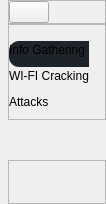
     <widget class="QCustomSlideMenu" name="leftMenuContainer" native="true">
      <property name="maximumSize">
       <size>
        <width>48</width>
        <height>16777215</height>
       </size>
      </property>
      <layout class="QVBoxLayout" name="verticalLayout">
       <property name="spacing">
        <number>0</number>
       </property>
       <property name="leftMargin">
        <number>0</number>
       </property>
       <property name="topMargin">
        <number>0</number>
       </property>
       <property name="rightMargin">
        <number>0</number>
       </property>
       <property name="bottomMargin">
        <number>0</number>
       </property>
       <item>
        <widget class="QWidget" name="leftMenuSubContainer" native="true">
         <layout class="QVBoxLayout" name="verticalLayout_2">
          <property name="spacing">
           <number>0</number>
          </property>
          <property name="leftMargin">
           <number>8</number>
          </property>
          <property name="topMargin">
           <number>0</number>
          </property>
          <property name="rightMargin">
           <number>0</number>
          </property>
          <property name="bottomMargin">
           <number>0</number>
          </property>
          <item alignment="Qt::AlignTop">
           <widget class="QFrame" name="frame">
            <property name="frameShape">
             <enum>QFrame::StyledPanel</enum>
            </property>
            <property name="frameShadow">
             <enum>QFrame::Raised</enum>
            </property>
            <layout class="QHBoxLayout" name="horizontalLayout_2">
             <property name="spacing">
              <number>0</number>
             </property>
             <property name="leftMargin">
              <number>0</number>
             </property>
             <property name="topMargin">
              <number>0</number>
             </property>
             <property name="rightMargin">
              <number>0</number>
             </property>
             <property name="bottomMargin">
              <number>0</number>
             </property>
             <item alignment="Qt::AlignLeft">
              <widget class="QPushButton" name="menuBtn">
               <property name="toolTip">
                <string>Menu</string>
               </property>
               <property name="text">
                <string/>
               </property>
               <property name="icon">
                <iconset>
                 <normaloff>Icons/align-left (1).svg</normaloff>Icons/align-left (1).svg</iconset>
               </property>
               <property name="iconSize">
                <size>
                 <width>32</width>
                 <height>32</height>
                </size>
               </property>
              </widget>
             </item>
            </layout>
           </widget>
          </item>
          <item alignment="Qt::AlignTop">
           <widget class="QFrame" name="frame_2">
            <property name="sizePolicy">
             <sizepolicy hsizetype="Preferred" vsizetype="Preferred">
              <horstretch>0</horstretch>
              <verstretch>0</verstretch>
             </sizepolicy>
            </property>
            <property name="frameShape">
             <enum>QFrame::StyledPanel</enum>
            </property>
            <property name="frameShadow">
             <enum>QFrame::Raised</enum>
            </property>
            <layout class="QVBoxLayout" name="verticalLayout_3">
             <property name="spacing">
              <number>0</number>
             </property>
             <property name="leftMargin">
              <number>0</number>
             </property>
             <property name="topMargin">
              <number>16</number>
             </property>
             <property name="rightMargin">
              <number>16</number>
             </property>
             <property name="bottomMargin">
              <number>0</number>
             </property>
             <item>
              <widget class="QPushButton" name="infoGatheringBtn">
               <property name="toolTip">
                <string>Info Gathering</string>
               </property>
               <property name="styleSheet">
                <string notr="true">background-color:#1f232a;
text-align :left;
padding: 2 px 10px;
border-bottom-left-radius: 10px;
border-top-left-radius: 10px;</string>
               </property>
               <property name="text">
                <string>Info Gathering</string>
               </property>
               <property name="icon">
                <iconset>
                 <normaloff>Icons/terminal.svg</normaloff>Icons/terminal.svg</iconset>
               </property>
               <property name="iconSize">
                <size>
                 <width>24</width>
                 <height>24</height>
                </size>
               </property>
               <property name="default">
                <bool>false</bool>
               </property>
              </widget>
             </item>
             <item>
              <widget class="QPushButton" name="wifiCrackingBtn">
               <property name="toolTip">
                <string>Wi-Fi Cracking</string>
               </property>
               <property name="styleSheet">
                <string notr="true">
text-align :left;
padding: 2 px 10px;
border-bottom-left-radius: 10px;
border-top-left-radius: 10px;</string>
               </property>
               <property name="text">
                <string>WI-FI Cracking</string>
               </property>
               <property name="icon">
                <iconset>
                 <normaloff>Icons/wifi (1).svg</normaloff>Icons/wifi (1).svg</iconset>
               </property>
               <property name="iconSize">
                <size>
                 <width>24</width>
                 <height>24</height>
                </size>
               </property>
              </widget>
             </item>
             <item>
              <widget class="QPushButton" name="attacksMenu">
               <property name="toolTip">
                <string>Phising Attack</string>
               </property>
               <property name="styleSheet">
                <string notr="true">text-align :left;
padding: 2 px 10px;
border-bottom-left-radius: 10px;
border-top-left-radius: 10px;</string>
               </property>
               <property name="text">
                <string>Attacks</string>
               </property>
               <property name="icon">
                <iconset>
                 <normaloff>Icons/codesandbox.svg</normaloff>Icons/codesandbox.svg</iconset>
               </property>
               <property name="iconSize">
                <size>
                 <width>24</width>
                 <height>24</height>
                </size>
               </property>
              </widget>
             </item>
            </layout>
           </widget>
          </item>
          <item>
           <spacer name="verticalSpacer">
            <property name="orientation">
             <enum>Qt::Vertical</enum>
            </property>
            <property name="sizeHint" stdset="0">
             <size>
              <width>20</width>
              <height>40</height>
             </size>
            </property>
           </spacer>
          </item>
          <item alignment="Qt::AlignBottom">
           <widget class="QFrame" name="frame_3">
            <property name="frameShape">
             <enum>QFrame::StyledPanel</enum>
            </property>
            <property name="frameShadow">
             <enum>QFrame::Raised</enum>
            </property>
            <layout class="QVBoxLayout" name="verticalLayout_4">
             <property name="spacing">
              <number>0</number>
             </property>
             <property name="leftMargin">
              <number>0</number>
             </property>
             <property name="topMargin">
              <number>16</number>
             </property>
             <property name="rightMargin">
              <number>0</number>
             </property>
             <property name="bottomMargin">
              <number>0</number>
             </property>
             <item>
              <widget class="QPushButton" name="exitBtn">
               <property name="toolTip">
                <string>Exit</string>
               </property>
               <property name="styleSheet">
                <string notr="true">text-align :left;
padding: 2 px 10px;
border-bottom-left-radius: 10px;
border-top-left-radius: 10px;</string>
               </property>
               <property name="text">
                <string/>
               </property>
               <property name="icon">
                <iconset>
                 <normaloff>Icons/log-out.svg</normaloff>Icons/log-out.svg</iconset>
               </property>
               <property name="iconSize">
                <size>
                 <width>24</width>
                 <height>24</height>
                </size>
               </property>
              </widget>
             </item>
            </layout>
           </widget>
          </item>
         </layout>
        </widget>
       </item>
      </layout>
     </widget>
